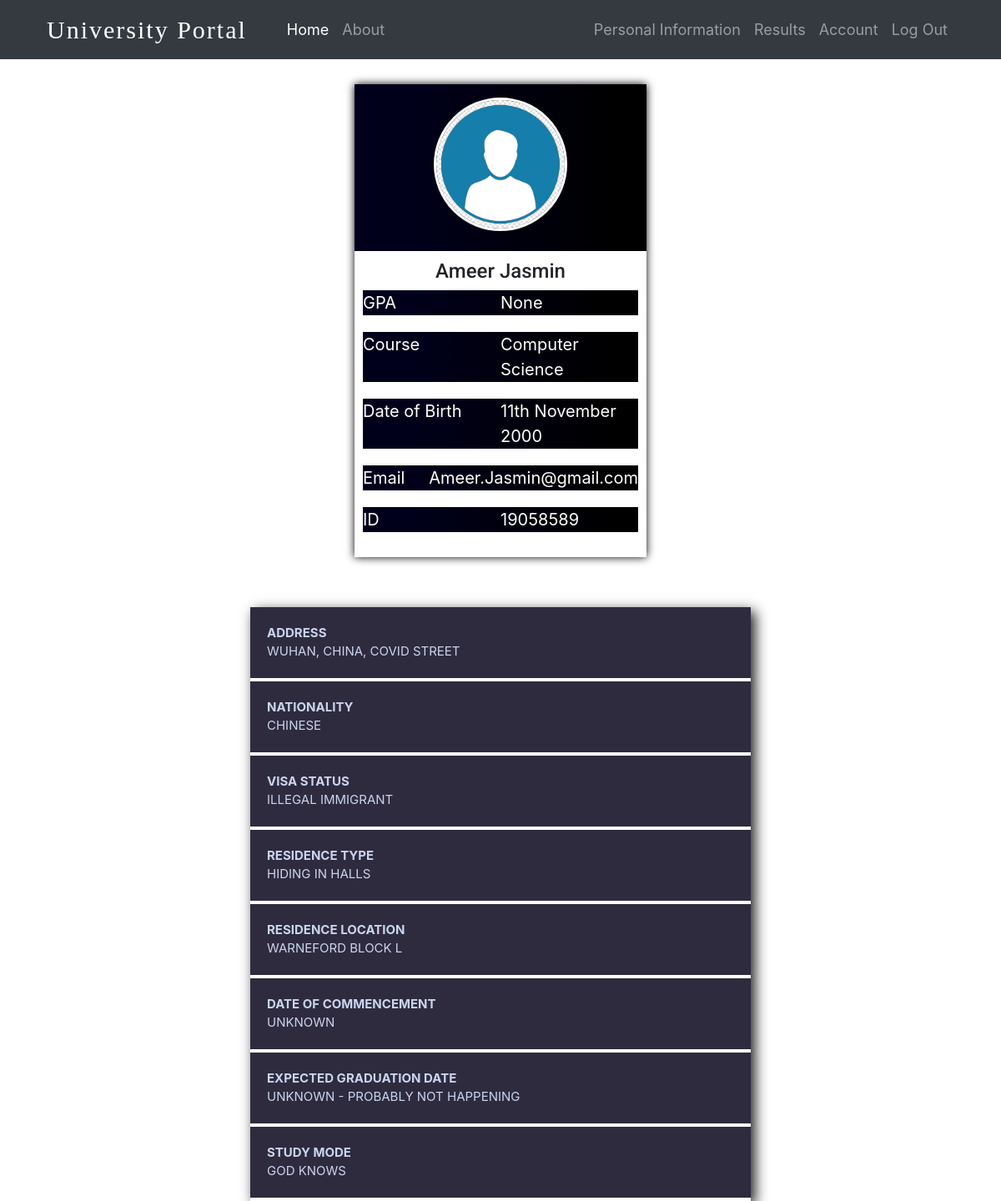
The app's page /personal-information (signed in) with its own data.
### StudentPortal/models.py (models this page shows, shortened)
class StudentInfo(db.Model, UserMixin):
    __tablename__="studentinfo"
    id = db.Column(db.Integer, primary_key=True)
    full_name= db.Column(db.String(60))
    course = db.Column(db.String(60))
    email=db.Column(db.String(60))
    advisor = db.Column(db.String(60))
    phone_number= db.Column(db.Integer)
    module1 = db.Column(db.String(60))
    module2 = db.Column(db.String(60))
    module3 = db.Column(db.String(60))
    module4 = db.Column(db.String(60))
    student_id= db.Column(db.Integer, db.ForeignKey('student.id'))

class StudentResults(db.Model, UserMixin):
    id = db.Column(db.Integer, primary_key=True)
    result1= db.Column(db.Integer)
    result2= db.Column(db.Integer)
    result3= db.Column(db.Integer)
    result4= db.Column(db.Integer)
    gpa= db.Column(db.String(60))
    student_id= db.Column(db.Integer, db.ForeignKey('student.id'))

class Student(db.Model, UserMixin):
    __tablename__="student"
    id = db.Column(db.Integer, primary_key=True)
    password=db.Column(db.String(60))
    image_file= db.Column(db.String(60), default="default.jpg")
    info = db.relationship("StudentInfo", backref='student_name', lazy=True)
    results= db.relationship('StudentResults', backref='student_results', lazy=True)

class StudentDetails(db.Model, UserMixin):
    id = db.Column(db.Integer, primary_key=True)
    address= db.Column(db.String(200))
    nationality = db.Column(db.String(60))
    visa_status= db.Column(db.String(100))
    residence_type= db.Column(db.String(60))
    residence_location = db.Column(db.String(60))
    start_date= db.Column(db.String(60))
    grad_date= db.Column(db.String(60))
    study_mode= db.Column(db.String(60))
    student_id= db.Column(db.Integer, db.ForeignKey('student.id'))

### StudentPortal/routes.py (the view)
@app.route("/personal-information", methods=["POST","GET"])
def info():
    image_file=url_for('static', filename='profile_pics/'+current_user.image_file)
    studentinfo=StudentInfo.query.filter_by(student_id=current_user.id).first()
    studentresult=StudentResults.query.filter_by(student_id=current_user.id).first()
    details=StudentDetails.query.filter_by(student_id=current_user.id).first()
    return render_template("info.html", image_file=image_file, studentinfo=studentinfo, studentresult=studentresult, details= details)

### StudentPortal/models.py (called while the page is built)
@login_manager.user_loader
def load_user(user_id):
    return Student.query.get(int(user_id))

### StudentPortal/templates/info.html
{% extends "layout.html" %}
{% block body %}
    <div class="info-container">
        <div class="profile">
            <div class="profile-upper">
                <div class="profile-pic-container">
                    <img src="{{ image_file }}" alt="" class="profile-pic">
                </div>
            </div>
            <div class="profile-lower">
                <div class="profile-name">
                    <h4>{{ studentinfo.full_name }}</h4>
                </div>
                <div class="profile-lower-content">
                    <div class="profile-label">
                        GPA
                    </div>
                    <div class="profile-info">
                        {{ studentresult.gpa}}
                    </div>
                </div>
                <div class="profile-lower-content">
                    <div class="profile-label">
                        Course
                    </div>
                    <div class="profile-info">
                        {{ studentinfo.course }}
                    </div>
                </div>
                <div class="profile-lower-content">
                    <div class="profile-label">
                        Date of Birth
                    </div>
                    <div class="profile-info">
                        11th November 2000
                    </div>
                </div>
                <div class="profile-lower-content">
                    <div class="profile-label">
                        Email
                    </div>
                    <div class="profile-info">
                        {{ studentinfo.email }}
                    </div>
                </div>
                <div class="profile-lower-content">
                    <div class="profile-label">
                        ID
                    </div>
                    <div class="profile-info">
                        {{ current_user.id }}
                    </div>
                </div>
            </div>
        </div>
        <div class="student-information-card">
            <div class="info-row">
                <div class="info-label">
                    Address
                </div>
                <div class="info-data">
                    {{ details.address }}
                </div>
            </div>
            <div class="info-row">
                <div class="info-label">
                    Nationality
                </div>
                <div class="info-data">
                    {{ details.nationality }}
                </div>
            </div>
            <div class="info-row">
                <div class="info-label">
                    Visa Status
                </div>
                <div class="info-data">
                    {{ details.visa_status }}
                </div>
            </div>
            <div class="info-row">
                <div class="info-label">
                    Residence Type
                </div>
                <div class="info-data">
                    {{ details.residence_type }}
                </div>
            </div>
            <div class="info-row">
                <div class="info-label">
                    Residence Location
                </div>
                <div class="info-data">
                    {{ details.residence_location }}
                </div>
            </div>
            <div class="info-row">
                <div class="info-label">
                    Date of Commencement
                </div>
                <div class="info-data">
                    {{ details.start_date }}
                </div>
            </div>
            <div class="info-row">
                <div class="info-label">
                    Expected Graduation Date
                </div>
                <div class="info-data">
                    {{ details.grad_date }}
                </div>
            </div>
            <div class="info-row">
                <div class="info-label">
                    Study Mode
                </div>
                <div class="info-data">
                    {{ details.study_mode }}
                </div>
            </div>
        </div>
    </div>
{% endblock %}

### StudentPortal/static/main.css (style rules this page uses)
:root { --back_color: #221F2E; --font_color: #2E2B3F; --purple: #6240F6; --pink: #EB7ACB ; --blue: #2Db8E7; }
.profile { max-width: 350px; box-shadow: 0px 0px 10px black; margin: 30px; word-wrap: break-word; font-size: 20px; }
.profile-upper { height: 200px; background: linear-gradient(to right, #00001a 20%, #000000 91%); }
.profile-pic { height: 160px; width: 160px; border-radius: 50%; border: 3px solid white; display: block; margin-left: auto; margin-right: auto; vertical-align: middle; transform: translateY(10%); }
.profile-lower { max-height: 800px; min-width: 300px; padding: 10px; }
.profile-name { text-align: center; font-size: 22px; font-family: 'Roboto', sans-serif; }
.profile-lower-content { background: linear-gradient(to right, #00001a 20%, #000000 91%); color: white; margin-bottom: 20px; display: grid; grid-template-columns: 1fr 1fr; }
@media only screen and (max-width: 1200px) { .info-container { display: flex; flex-direction: column; align-items: center; } }
@media only screen and (max-width: 1200px) { .info-row { display: flex; flex-direction: column; } }
.info-container { display: flex; justify-content: space-evenly; }
.student-information-card { margin-top: 30px; box-shadow: 5px 5px 15px rgba(0,0,0,0.9); width: 600px; height: 100%; }
.info-row { display: flex; justify-content: space-between; padding: 20px; background-color: #2E2B3F; border-bottom: 4px solid white; color: #CAD5EE; }
.info-label { font-size: 15px; font-weight: bold; text-transform: uppercase; width: 300px; }
.info-data { text-transform: uppercase; font-size: 15px; }

### records on screen
StudentInfo: full_name "Ameer Jasmin", course "Computer Science", email "Ameer.Jasmin@gmail.com"
StudentResults: gpa "None"
Student: id "19058589"
StudentDetails: address "WUHAN, CHINA, COVID STREET", nationality "CHINESE", visa_status "ILLEGAL IMMIGRANT", residence_type "HIDING IN HALLS", residence_location "WARNEFORD BLOCK L", start_date "UNKNOWN", grad_date "UNKNOWN - PROBABLY NOT HAPPENING", study_mode "GOD KNOWS"
